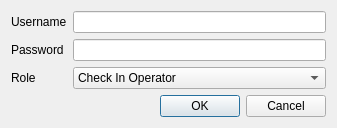
<?xml version="1.0" encoding="UTF-8"?>
<ui version="4.0">
 <class>frmLogin</class>
 <widget class="QWidget" name="frmLogin">
  <property name="geometry">
   <rect>
    <x>0</x>
    <y>0</y>
    <width>337</width>
    <height>121</height>
   </rect>
  </property>
  <property name="windowTitle">
   <string>Form</string>
  </property>
  <layout class="QFormLayout" name="formLayout">
   <item row="0" column="0">
    <widget class="QLabel" name="label">
     <property name="text">
      <string>Username</string>
     </property>
    </widget>
   </item>
   <item row="0" column="1">
    <widget class="QLineEdit" name="edUsername"/>
   </item>
   <item row="1" column="0">
    <widget class="QLabel" name="label_2">
     <property name="text">
      <string>Password</string>
     </property>
    </widget>
   </item>
   <item row="1" column="1">
    <widget class="QLineEdit" name="edPassword"/>
   </item>
   <item row="2" column="0">
    <widget class="QLabel" name="label_3">
     <property name="text">
      <string>Role</string>
     </property>
    </widget>
   </item>
   <item row="2" column="1">
    <widget class="QComboBox" name="cbRole">
     <item>
      <property name="text">
       <string>Check In Operator</string>
      </property>
     </item>
    </widget>
   </item>
   <item row="3" column="0" colspan="2">
    <layout class="QHBoxLayout" name="horizontalLayout">
     <item>
      <spacer name="horizontalSpacer">
       <property name="orientation">
        <enum>Qt::Horizontal</enum>
       </property>
       <property name="sizeHint" stdset="0">
        <size>
         <width>40</width>
         <height>20</height>
        </size>
       </property>
      </spacer>
     </item>
     <item>
      <widget class="QDialogButtonBox" name="buttonBox">
       <property name="standardButtons">
        <set>QDialogButtonBox::Cancel|QDialogButtonBox::Ok</set>
       </property>
      </widget>
     </item>
    </layout>
   </item>
  </layout>
 </widget>
 <resources/>
 <connections/>
</ui>
